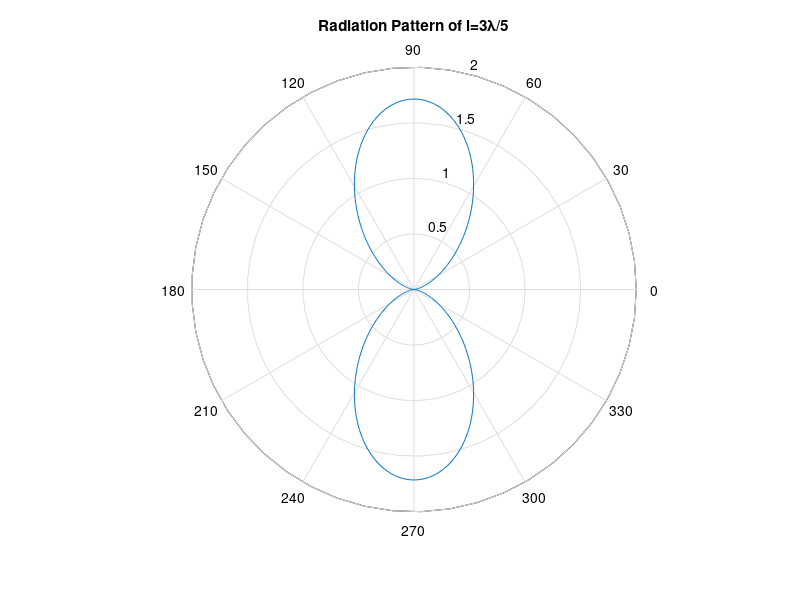

Here is the MATLAB script that generated this plot: (Note: this script raises an error after producing the figure.)
% plotting radiation pattern of 3*lambda / 5

lam = 1; % wavelength
L = 3*lam/5; % length
B = 2*pi/lam; % phase constant
t = 0:0.01:2*pi;% range theta

F = sin(t).^2; % normalized radiation intensity
E = abs((cos(B*L/2*cos(t))-cos(B*L/2))./sin(t)).^2; % far-field pattern equation 

% plotting the figure
figure()
polar(t,E)
title('Radiation Pattern of l=3\lambda/5')

% calculating the pattern solid angle
syms theta rho
ohm_function = sin(theta).^2;
ohm_int1 = int(ohm_function, theta, 0, pi);
ohm_int2 = int(ohm_int1, rho, 0, 2*pi);

fprintf('The pattern solid angle is: %s',ohm_int2)